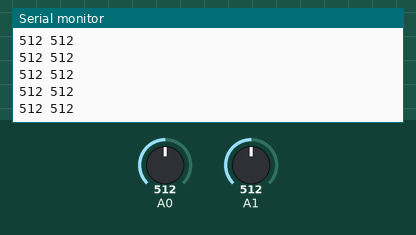
The sketch below on a simulated Arduino Uno, built with avr-gcc and run on an emulated ATmega328P. On the bench: the last lines printed to the serial monitor. The test bench sets the inputs (shaded band); at power-on: A0 = 512, A1 = 512.

Above: at 1.8 s.
1.9 s: A0 set to 716
At 2.5 s:
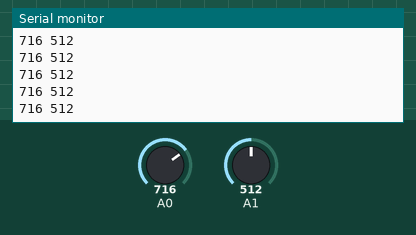
4.9 s: A1 set to 716
At 5.8 s:
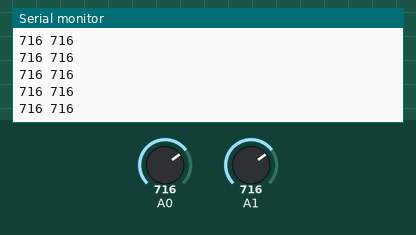
6.4 s: A0 set to 900
At 7.5 s:
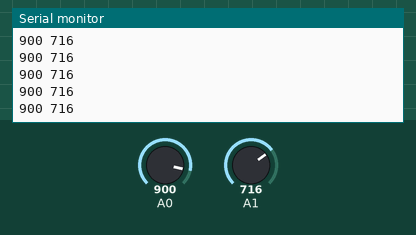
7.9 s: A1 set to 900
At 8.4 s:
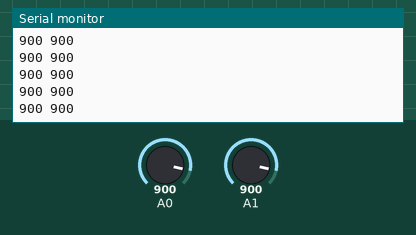
Timing chart, 0 to 10.4 s (numbered marks = the images above; inputs shaded):
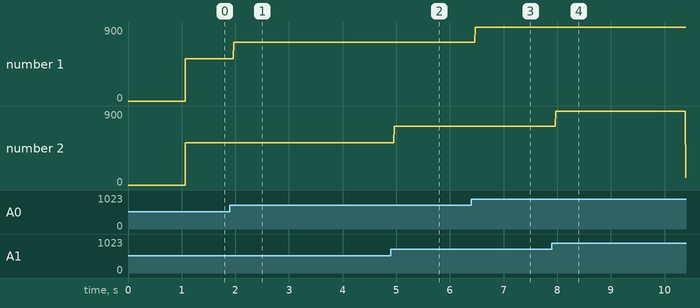

The sketch:

MoistSensor.ino
```cpp
#include "AnalogSensor.h"

// Inputs
AnalogSensor moistSensAnalog(A0, 1000);
AnalogSensor lightSens(A1, 1000);
int moistSensDig = 4;
//int moistSensAnalog = A0;

// Outputs
int lightPin = 2;

// Logic variables
long previousMillis = 0;
long moistPollInterval = 1000;
long lightPollInterval = 1000;

long lightTime = 3000;

void setup() {
  // setupSerialCommunication
  Serial.begin(9600);
  //  pinMode(lightPin, OUTPUT);
}

void loop() {
  // put your main code here, to run repeatedly:
  Serial.print(moistSensAnalog.read());
  Serial.print(" ");
  Serial.println(lightSens.read());
}
```

analogSensor.cpp
```cpp
#include "Arduino.h"
#include "AnalogSensor.h"

AnalogSensor::AnalogSensor(int pin, long interval)
{
  _pin = pin;
  _interval = interval;
  // set default to 0
  _previousMillis = 0;
}
int AnalogSensor::read()
{
  unsigned long currentMillis = millis();
   if (currentMillis - _previousMillis > _interval)
   {
    return analogRead(_pin);
   }
}
```

analogSensor.h
```cpp
/*
  Morse.h - Library for flashing Morse code.
  Created by David A. Mellis, November 2, 2007.
  Released into the public domain.
*/
#ifndef AnalogSensor_h
#define AnalogSensor_h

#include "Arduino.h"

class AnalogSensor
{
  public:
    AnalogSensor(int pin, long interval);
    int read();
  private:
    int _pin;
    long _interval;
    unsigned long _previousMillis;
};

#endif
```

Measured:
- after the input at 1.9 s, the serial monitor: prints a new line after 0.07 s (image 1)
- after the input at 4.9 s, the serial monitor: prints a new line after 0.07 s (image 2)
- after the input at 6.4 s, the serial monitor: prints a new line after 0.07 s (image 3)
- after the input at 7.9 s, the serial monitor: prints a new line after 0.07 s (image 4)
- plotted number 1: 512 → 716 after the input at 1.9 s, 716 → 900 after the input at 6.4 s
- plotted number 2: 716 → 90 after the input at 7.9 s
